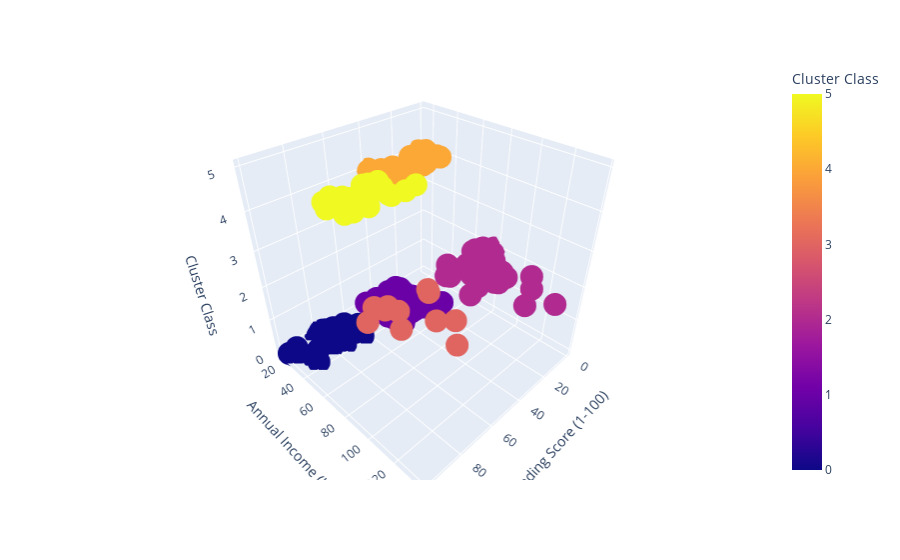

The notebook cell saved with this chart:
### Code cell
## Visualizing clusters in 3D

import plotly.express as px

fig = px.scatter_3d(X, x="Spending Score (1-100)", y="Annual Income (k$)", z="Cluster Class", color="Cluster Class")
fig.update_traces(marker=dict(size=8))
#                               line=dict(width=2,
#                                         color='DarkSlateGrey')),
#                   selector=dict(mode='markers')))
fig.show()

### Figure 1 — Plotly figure (JSON) as saved in the notebook; plotly's stock layout.template omitted (floating-point values rounded to 4 significant figures; data arrays with more than 128 entries replaced by an {"elided": "..."} marker saying what was removed)
{"data": [{"hovertemplate": "Spending Score (1-100)=%{x}<br>Annual Income (k$)=%{y}<br>Cluster Class=%{marker.color}<extra></extra>", "legendgroup": "", "marker": {"color": {"elided": "200 int values"}, "coloraxis": "coloraxis", "size": 8, "symbol": "circle"}, "mode": "markers", "name": "", "scene": "scene", "showlegend": false, "type": "scatter3d", "x": {"elided": "200 int values"}, "y": {"elided": "200 int values"}, "z": {"elided": "200 int values"}}], "layout": {"coloraxis": {"colorbar": {"title": {"text": "Cluster Class"}}, "colorscale": [[0, "#0d0887"], [0.1111, "#46039f"], [0.2222, "#7201a8"], [0.3333, "#9c179e"], [0.4444, "#bd3786"], [0.5556, "#d8576b"], [0.6667, "#ed7953"], [0.7778, "#fb9f3a"], [0.8889, "#fdca26"], [1, "#f0f921"]]}, "legend": {"tracegroupgap": 0}, "margin": {"t": 60}, "scene": {"domain": {"x": [0, 1], "y": [0, 1]}, "xaxis": {"title": {"text": "Spending Score (1-100)"}}, "yaxis": {"title": {"text": "Annual Income (k$)"}}, "zaxis": {"title": {"text": "Cluster Class"}}}}}
